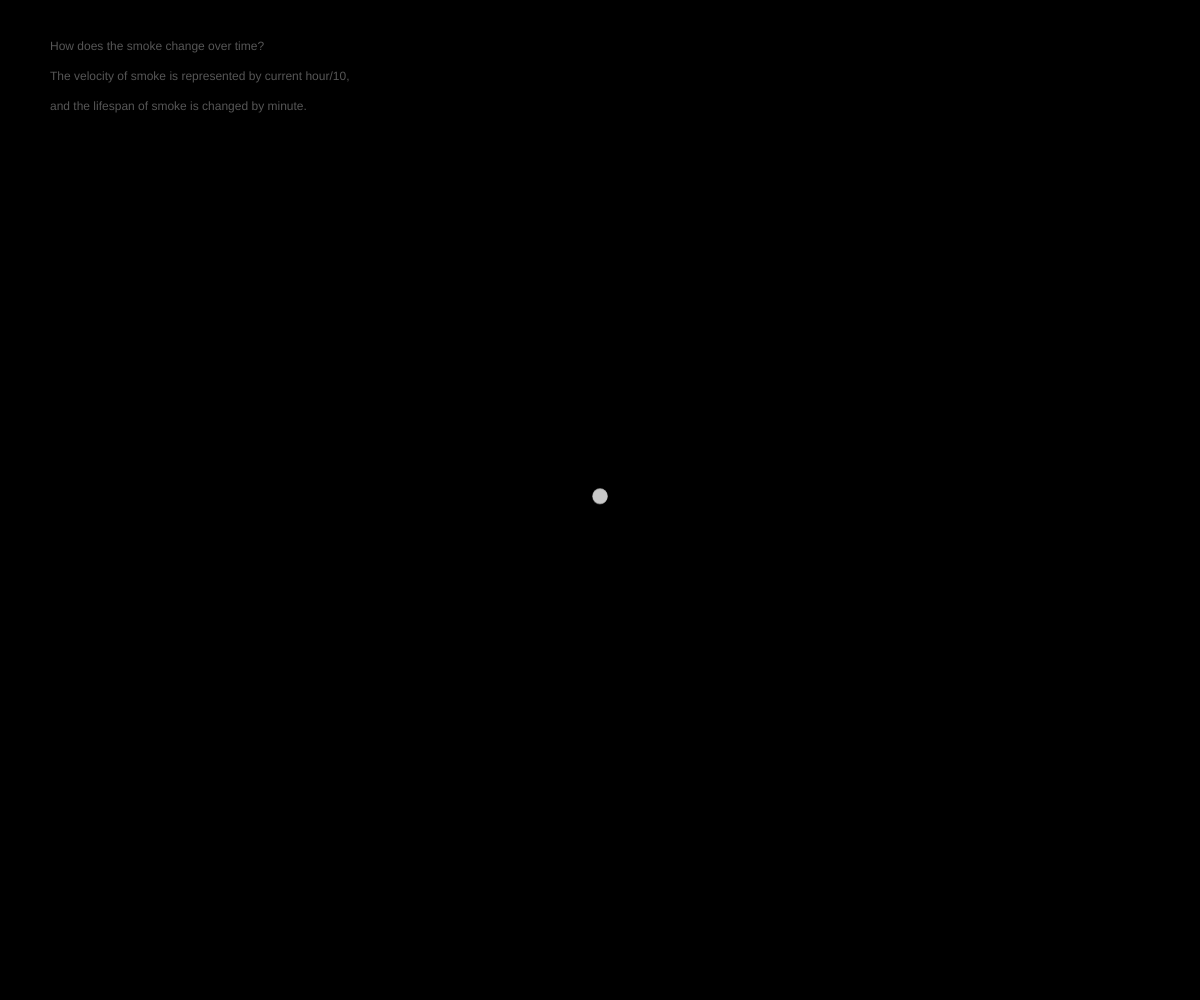
Frame 1 (no input)
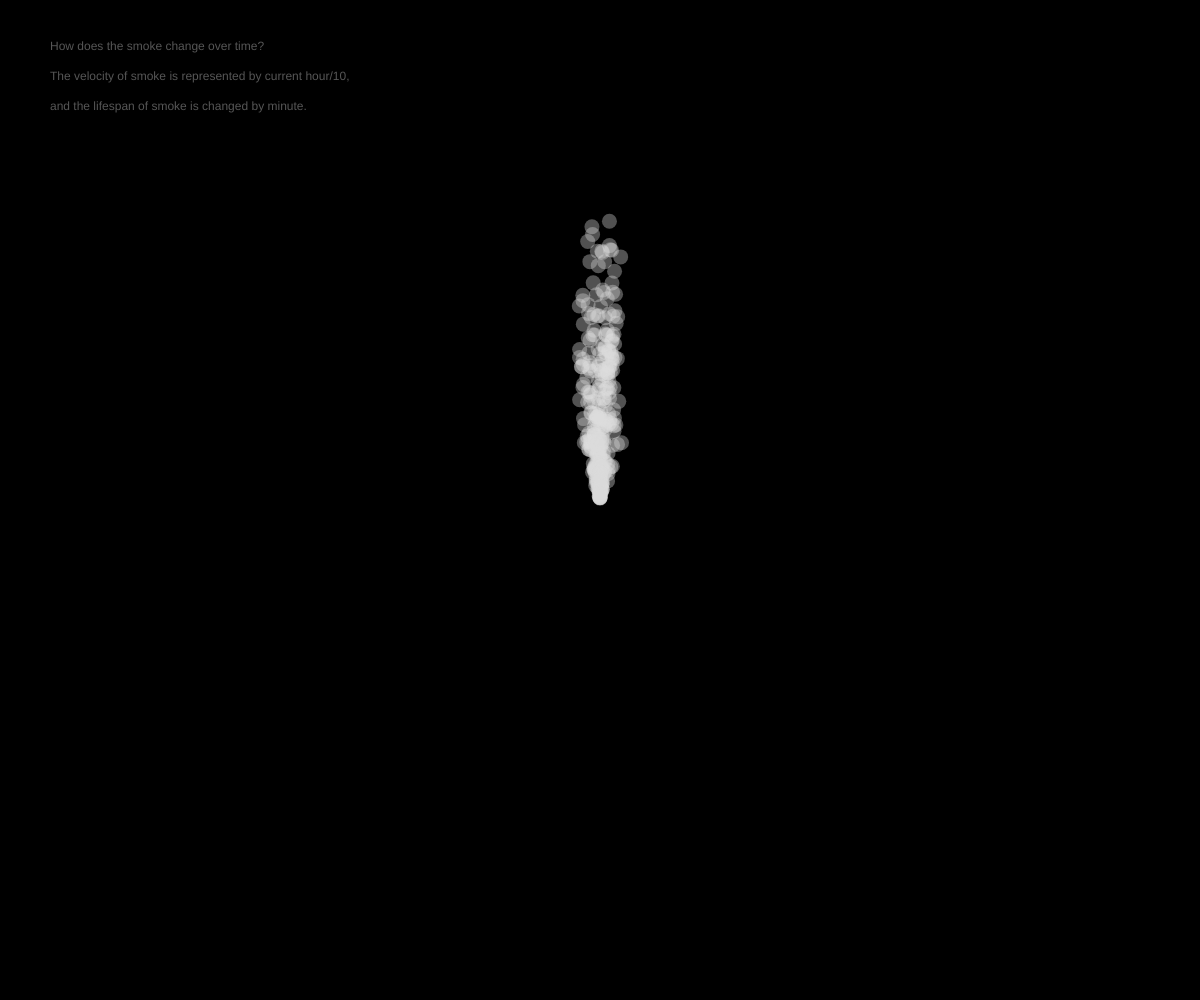
Frame 60 (no input)
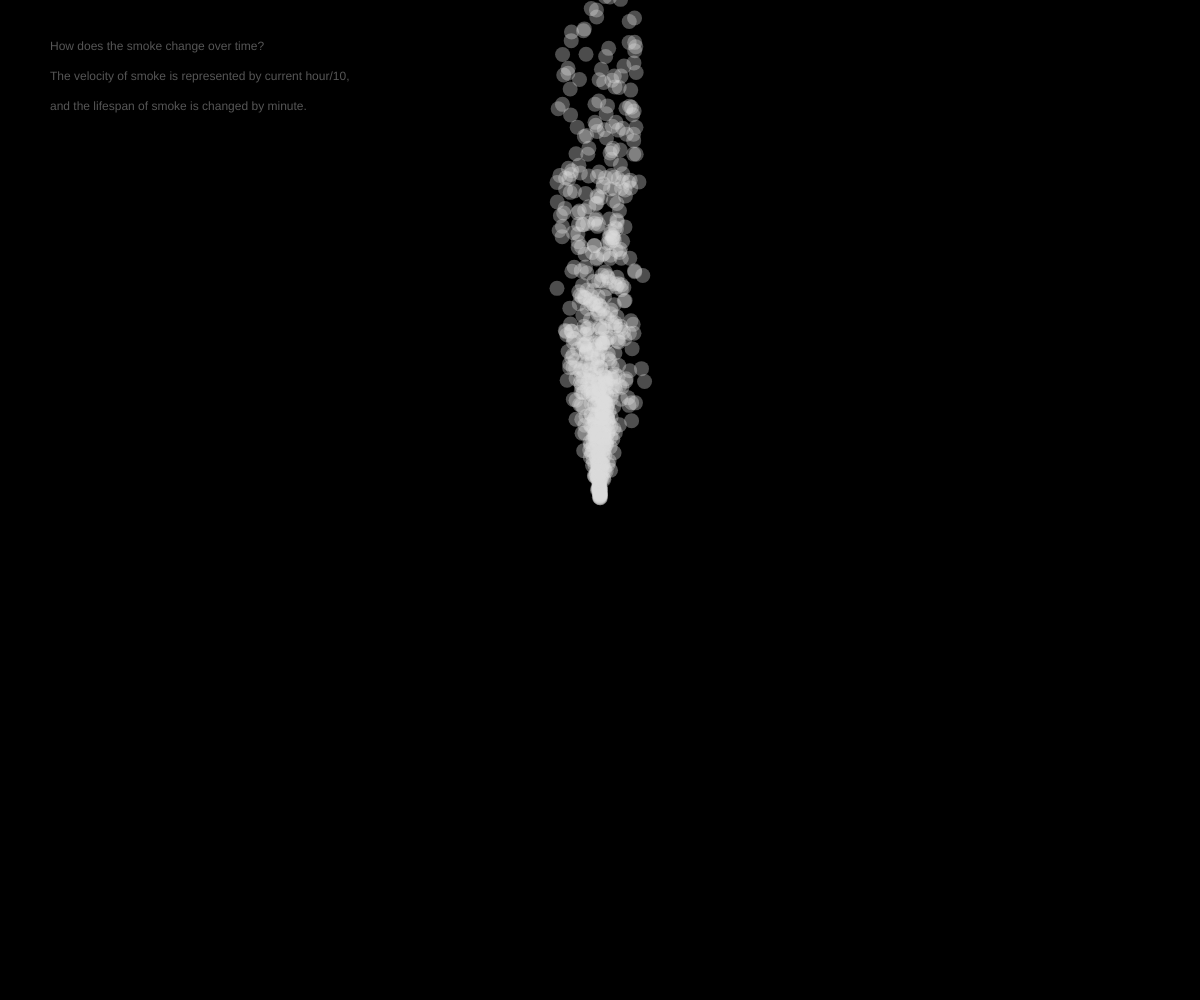
Frame 120 (the mouse pressed at the canvas centre since frame 60)

The p5.js sketch that drew these frames (run headless with seeded random() and noise() and a simulated clock; from frame 60 on, the mouse is pressed at the canvas centre):

// p5.js sketch
// ── sketch.js
//create an array for the particles
var particles = [];
var a
var b

function setup() {
	createCanvas(window.innerWidth, window.innerHeight);
}


function draw() {
	background(0);
	for (i = 0; i <= hour.length; i++) {
		if (hour() < 12) {
			a = -5;
			b = -1;
		} else {
			a = 5;
			b = 1;
		}
	}

	for (var i = 0; i < 5; i++) {
		var p = new Particle();
		particles.push(p); //create new particle and adds up to the array
	}
	
	for (var i = 0; i < particles.length; i++) {
		particles[i].update();
		particles[i].show();
		if (particles[i].dead()) {
		    particles.splice(i,1); //remove a particle in the array at the position of i
		}
	}

    text("How does the smoke change over time?", 50, 50);
    text("The velocity of smoke is represented by current hour/10,", 50, 80);
    text("and the lifespan of smoke is changed by minute.", 50, 110);
}

/*function mousePressed() {
	for (var i = 0; i < 300; i ++) {
		if (mouseX > 50 && mouseX < 150 && mouseY < 60 && mouseY > 50) {
			if (mouseIsPressed) {
	       	 text("Abstract: ", 50, 100);
	      	}
	  	}
	}
}*/

class Particle {
	constructor() {
		this.x = window.innerWidth/2;
		this.y = window.innerHeight/2;
		this.velx = random(-hour()/10, hour()/10);//what if the velocity change over time, e.g. change at different minute
		this.vely = random(a, b); //-5,-1
		this.lifespan = 100;
	}

	dead() {
			return this.lifespan < 0;
	}

	update() {
		this.x += this.velx;
		this.y += this.vely;
		this.lifespan -= minute()/10;
	}

	show() {
		noStroke();
		fill(220,this.lifespan);
		ellipse(this.x, this.y, 15);
	}
	//console.log(particles.length);

//same effect as the dead function above
/*	dead() {
		if (this.lifespan < 0) {
			return true;
		} else {
			return false;
		}
	}*/
}
